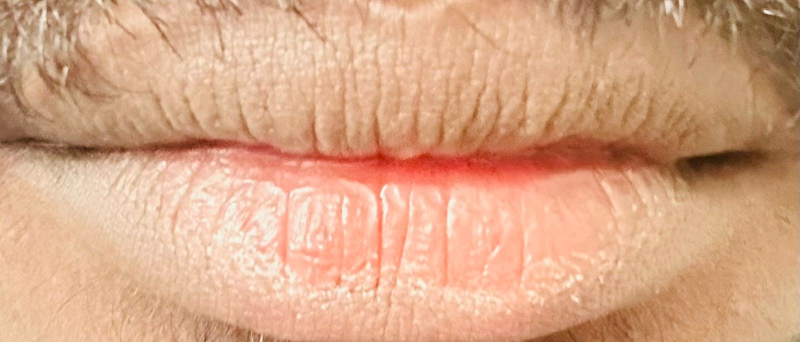
#> input picture hydration/data/Dehydrate/Dehydrate_05.jpeg, 1600 x 684 px (shown at 1/2 size)
$ python -i lip_feature_extractor.py   (imports and definitions only)   (older library calls are emulated)
#> lines starting #> are read from the running program, lines starting #| are printed output that depends on the picture
#> further down, picture is the input picture: shape (684, 1600, 3); mean B, G, R 133.5, 166, 216.4
"""
Advanced Feature Extraction for Lip Hydration Analysis
Extracts multi-modal features: texture, color, spatial patterns
"""
import numpy as np
import cv2
from PIL import Image
from skimage.feature import local_binary_pattern


# ======================================================
# 1. LIP REGION DETECTION & CROPPING
# ======================================================
def detect_and_crop_lips(image):
    """
    Use MediaPipe Face Mesh to isolate lip region.
    Returns (cropped_image, success_flag, landmarks)
    """
    try:
        import mediapipe as mp

        mp_face_mesh = mp.solutions.face_mesh
        face_mesh = mp_face_mesh.FaceMesh(
            static_image_mode=True,
            max_num_faces=1,
            min_detection_confidence=0.5
        )

        img_np = np.array(image)
        img_rgb = cv2.cvtColor(img_np, cv2.COLOR_BGR2RGB) if img_np.shape[2] == 3 else img_np

        results = face_mesh.process(img_rgb)

        if results.multi_face_landmarks:
            landmarks = results.multi_face_landmarks[0]

            # Lip landmark indices (upper + lower lip outer contour)
            # MediaPipe 468 landmarks - lips are indices 61-291
            lip_indices = [
                61, 185, 40, 39, 37, 0, 267, 269, 270, 409,  # Upper outer lip
                291, 375, 321, 405, 314, 17, 84, 181, 91, 146  # Lower outer lip
            ]

            # Extract lip bounding box
            h, w = img_rgb.shape[:2]
            x_coords = [landmarks.landmark[i].x * w for i in lip_indices]
            y_coords = [landmarks.landmark[i].y * h for i in lip_indices]

            # Add generous padding for context
            padding = 40
            x_min = max(0, int(min(x_coords)) - padding)
            x_max = min(w, int(max(x_coords)) + padding)
            y_min = max(0, int(min(y_coords)) - padding)
            y_max = min(h, int(max(y_coords)) + padding)

            # Crop to lip region
            cropped = image.crop((x_min, y_min, x_max, y_max))

            # Extract landmark coordinates for overlay
            lip_coords = [(landmarks.landmark[i].x * w - x_min,
                          landmarks.landmark[i].y * h - y_min)
                         for i in lip_indices]

            return cropped, True, lip_coords

        return image, False, None

    except ImportError:
        print("[Warning] MediaPipe not available, skipping lip detection")
        return image, False, None
    except Exception as e:
        print(f"[Warning] Lip detection failed: {e}")
        return image, False, None


# ======================================================
# 2. COLOR FEATURE EXTRACTION
# ======================================================
# [98 lines left out: functions extract_color_features, analyze_lip_texture, not called in this run]


# ======================================================
# 4. AUTOMATIC IMAGE ENHANCEMENT
# ======================================================
def auto_adjust_image(image):
    """
    Enhance lighting and contrast automatically.
    Returns enhanced PIL Image.
    """
    img_np = np.array(image)

    # Convert to HSV for better control
    hsv = cv2.cvtColor(img_np, cv2.COLOR_RGB2HSV)
#> hsv: shape (684, 1600, 3); mean H, S, V 107.8, 100.8, 216.4

    # 1. Brightness adjustment using histogram equalization
    # Only adjust V channel to preserve color
    hsv[:, :, 2] = cv2.equalizeHist(hsv[:, :, 2])
#> hsv: shape (684, 1600, 3); mean H, S, V 107.8, 100.8, 129.3

    # 2. Contrast enhancement using CLAHE (Contrast Limited Adaptive Histogram Equalization)
    clahe = cv2.createCLAHE(clipLimit=2.5, tileGridSize=(8, 8))
    hsv[:, :, 2] = clahe.apply(hsv[:, :, 2])
#> hsv: shape (684, 1600, 3); mean H, S, V 107.8, 100.8, 141.8

    # Convert back to RGB
    enhanced = cv2.cvtColor(hsv, cv2.COLOR_HSV2RGB)
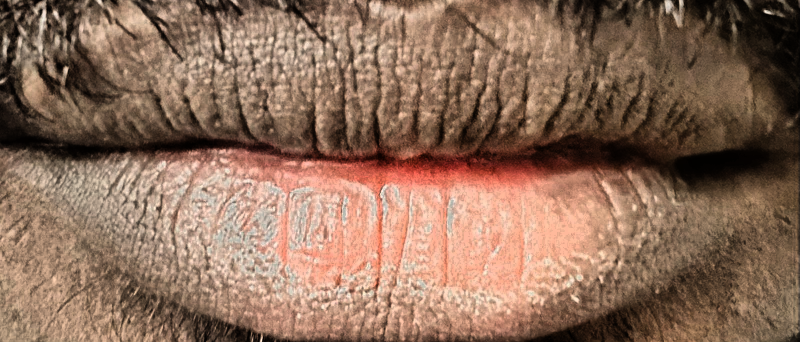
#> enhanced: shape (684, 1600, 3) (shown at 1/2 size); mean B, G, R 90.2, 109.7, 141.8

    # 3. Denoise slightly to reduce sensor noise
    enhanced = cv2.fastNlMeansDenoisingColored(enhanced, None, 6, 6, 7, 21)

    return Image.fromarray(enhanced)


# ======================================================
# 5. COMBINED FEATURE EXTRACTION
# ======================================================
def extract_all_features(image, auto_enhance=True):
    """
    Main feature extraction pipeline.
    Returns dict with all features + metadata.
    """
    # Step 1: Auto-enhance if needed
    original_image = image
    if auto_enhance:
        image = auto_adjust_image(image)

    # Step 2: Detect and crop lips
    cropped_image, lip_detected, landmarks = detect_and_crop_lips(image)

    # Step 3: Extract features from cropped region
    color_features = extract_color_features(cropped_image)
    texture_features = analyze_lip_texture(cropped_image)

    # Combine all features
    all_features = {
        **color_features,
        **texture_features,
        'lip_detected': lip_detected,
        'image_enhanced': auto_enhance,
        'crop_success': lip_detected
    }

    return {
        'features': all_features,
        'processed_image': cropped_image,
        'enhanced_image': image if auto_enhance else original_image,
        'landmarks': landmarks,
        'metadata': {
            'original_size': original_image.size,
            'processed_size': cropped_image.size,
            'lip_region_detected': lip_detected
        }
    }


# ======================================================
# 6. FEATURE-BASED QUALITY SCORE
# ======================================================
# [29 lines left out: function calculate_image_quality_score, not called in this run]

>>> import cv2
>>> picture = cv2.imread('data/Dehydrate/Dehydrate_05.jpeg')
#> (the run stopped early here; a loop or call above may not have finished)

$ run again, on hydration/data/Dehydrate/Dehydrate_06.jpeg
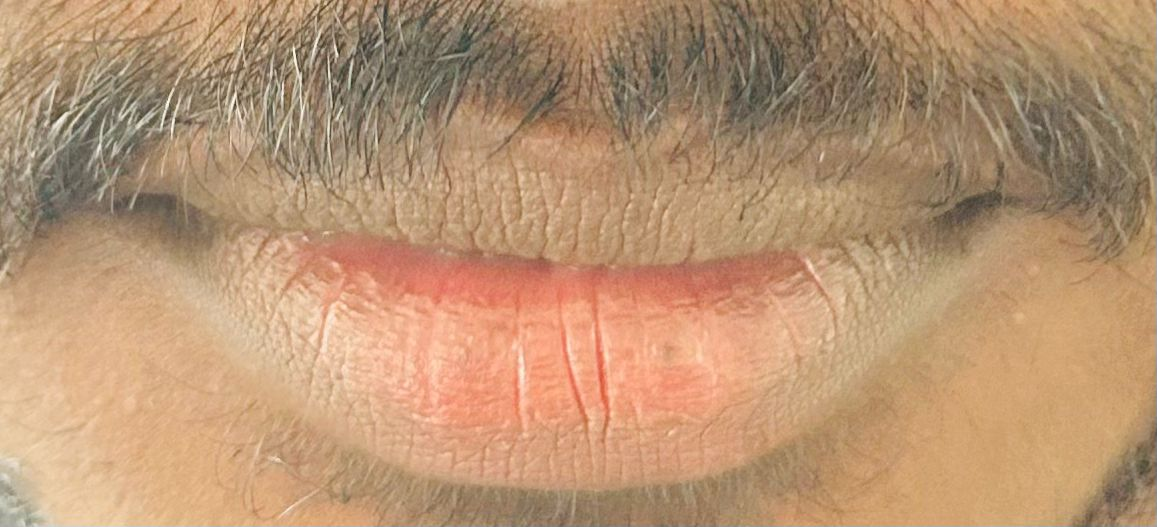
#> input picture hydration/data/Dehydrate/Dehydrate_06.jpeg, 1157 x 527 px
#> picture is the input picture: shape (527, 1157, 3); mean B, G, R 114.9, 148.2, 185.1
#> in auto_adjust_image, `enhanced = cv2.cvtColor(hsv, cv2.COLOR_HSV2RGB)`:
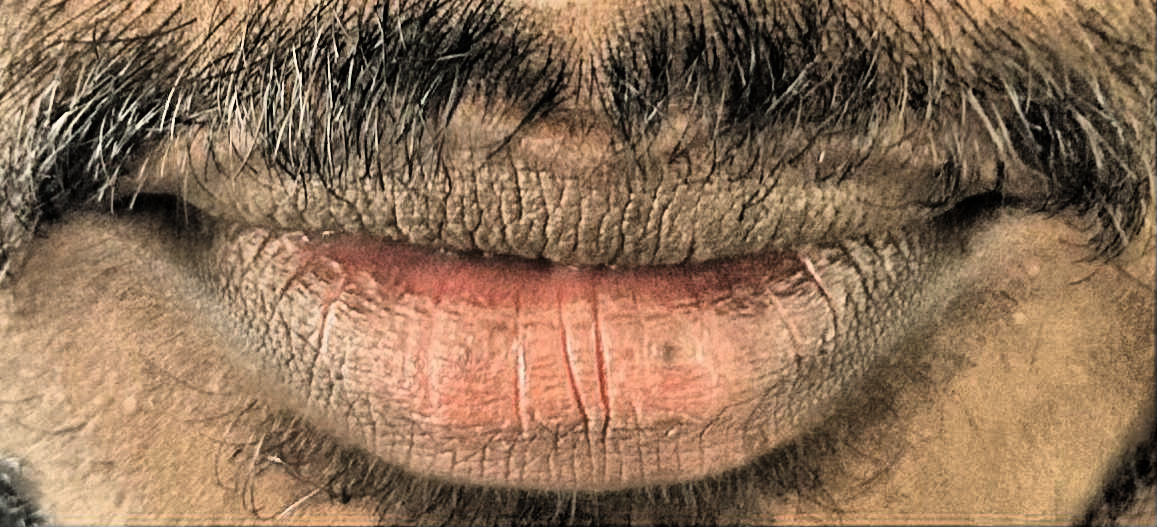
#> enhanced: shape (527, 1157, 3); mean B, G, R 86, 111, 139.8

$ run again, on hydration/data/Dehydrate/Dehydrate_01.png
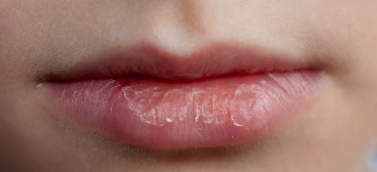
#> input picture hydration/data/Dehydrate/Dehydrate_01.png, 377 x 172 px
#> picture is the input picture: shape (172, 377, 3); mean B, G, R 104.1, 113.1, 157.7
#> in auto_adjust_image, `enhanced = cv2.cvtColor(hsv, cv2.COLOR_HSV2RGB)`:
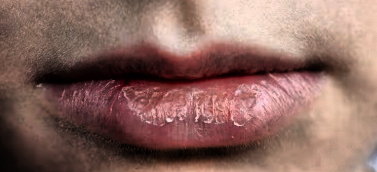
#> enhanced: shape (172, 377, 3); mean B, G, R 94.8, 102.8, 139.1

$ run again, on hydration/data/Dehydrate/Dehydrate_02.png
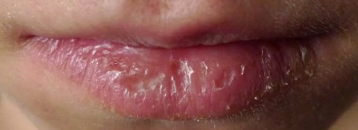
#> input picture hydration/data/Dehydrate/Dehydrate_02.png, 358 x 130 px
#> picture is the input picture: shape (130, 358, 3); mean B, G, R 77.4, 83.4, 131.5
#> in auto_adjust_image, `enhanced = cv2.cvtColor(hsv, cv2.COLOR_HSV2RGB)`:
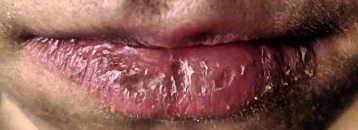
#> enhanced: shape (130, 358, 3); mean B, G, R 78.5, 84.7, 132.1
